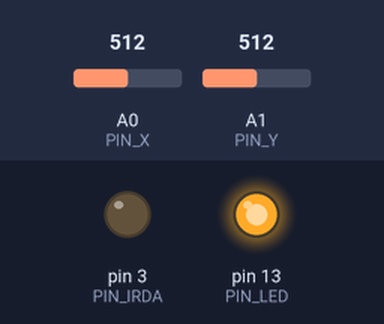
This sketch was run on a simulated Arduino Uno, built with avr-gcc and run on an emulated ATmega328P. On the bench: output pins drawn as LEDs (lit = HIGH). Inputs (shaded band) come from the test bench; at power-on: A0 (PIN_X) = 512, A1 (PIN_Y) = 512.

Above: at 0.01 s.
At 1.2 s:
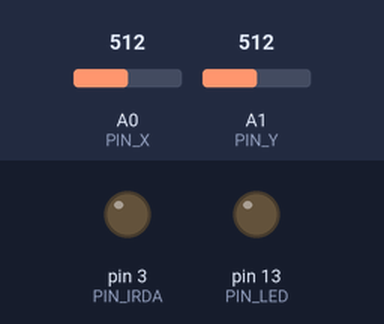
1.3 s: A0 (PIN_X) set to 716
At 2.2 s:
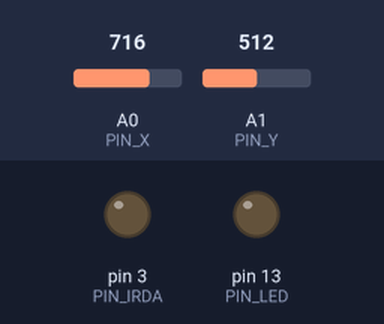
Timing chart, 0 to 4.3 s (numbered marks = the images above; inputs shaded):
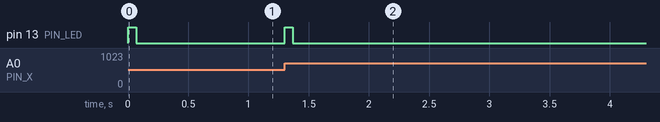

Measured:
- after the input at 1.3 s, pin 13 (PIN_LED): LOW → HIGH at once, → LOW 0.07 s later

The sketch:

remote_redmaus.ino
```cpp
// (licence header left out)
#include<Arduino.h>
#include<IRremote.h>
#include<Bounce2.h>

// DEBUG OUTPUT (A LA DEATH OF RATS); set to 0 to disable debugging
#if (0)

#define SKETCH_DEBUG 1
#define SQUEAK(a) do { \
  Serial.print(F("SQUEAK ")); \
  Serial.println((a)); \
} while(0)

#define SQUEAK2(a, b) do { \
  Serial.print(F("SQUEAK ")); \
  Serial.print(F(a)); \
  Serial.println((b)); \
} while(0)

#define SQUEAK3(a, b) do { \
  Serial.print(F("SQUEAK ")); \
  Serial.print(F(a)); \
  Serial.println((b), HEX); \
} while(0)

#else

#define SKETCH_DEBUG 0
#define SQUEAK(a)
#define SQUEAK2(a, b)
#define SQUEAK3(a, b)

#endif

#define PIN_X    A0
#define PIN_Y    A1
#define PIN_IRDA  3
#define PIN_LED  13

// Object(s) for processing IR data
IRsend ir;
Bounce butcal;
uint32_t cmd = 0;

// Joystick position data
int16_t last_x = 0;
int16_t last_y = 0;
int16_t curr_x = 0;
int16_t curr_y = 0;
int16_t delta_x = 0;
int16_t delta_y = 0;

// Joystick calibration data. Represents the midpoint of the ADC value range,
// bit shifted down by 2 to discard the low order bits.
int16_t calibration_x = 128;
int16_t calibration_y = 126;

void setup() {

  //butcal.attach(0, INPUT_PULLUP, 100);
  pinMode(PIN_X, INPUT);
  pinMode(PIN_Y, INPUT);
  pinMode(PIN_IRDA, OUTPUT);
  pinMode(PIN_LED, OUTPUT);

  last_x = curr_x = calibration_x;
  last_y = curr_y = calibration_y;

#if SKETCH_DEBUG
  // Say hi
  Serial.begin(9600);
  SQUEAK(F("SQUEAK SQUEAK"));
#endif

}

void loop() {
#if 0
  digitalWrite(13, HIGH);
  delay(1000);
  ir.sendNEC(0xDEADBEEF, 32);

  digitalWrite(13, LOW);
  delay(1000);
#endif

  // Read analog conversion for joystick
  curr_x = analogRead(PIN_X) >> 2;
  curr_y = analogRead(PIN_Y) >> 2;

  // Reset calibration data if requested
  if (butcal.update() && butcal.rose()) {
    SQUEAK2("(recenter) x = ", curr_x);
    SQUEAK2("(recenter) y = ", curr_y);
    calibration_x = curr_x;
    calibration_y = curr_y;
  }

  // If updated position, send command(s)
  if (curr_x != last_x || curr_y != last_y) {

    // For debugging
    digitalWrite(PIN_LED, HIGH);
    SQUEAK2("curr_x = ", curr_x);
    SQUEAK2("curr_y = ", curr_y);

    // Save last positions
    last_x = curr_x;
    last_y = curr_y;

    // Calculate delta from center
    delta_x = curr_x - calibration_x;
    delta_y = curr_y - calibration_y;
    SQUEAK3("delta_x = ", delta_x);
    SQUEAK3("delta_y = ", delta_y);

    // Construct command buffer using delta
    //SQUEAK3("0) cmd = ", cmd);
    //cmd =  (delta_x >= 0 ? 0x00 : 0xFF) << 24;
    //SQUEAK3("1) cmd = ", cmd);
    cmd = 0;
    cmd |= ((uint32_t)abs(delta_x))      << 16;
    SQUEAK3("2) cmd = ", cmd);
    //cmd |= (delta_y >= 0 ? 0x00 : 0xFF) << 8;
    //SQUEAK3("3) cmd = ", cmd);
    cmd |= ((uint32_t)abs(delta_y))      << 0;

    // Send command buffer
    SQUEAK3("4) cmd = ", cmd);
    ir.sendNEC(cmd, 32);
    digitalWrite(PIN_LED, LOW);

  }

}
```
